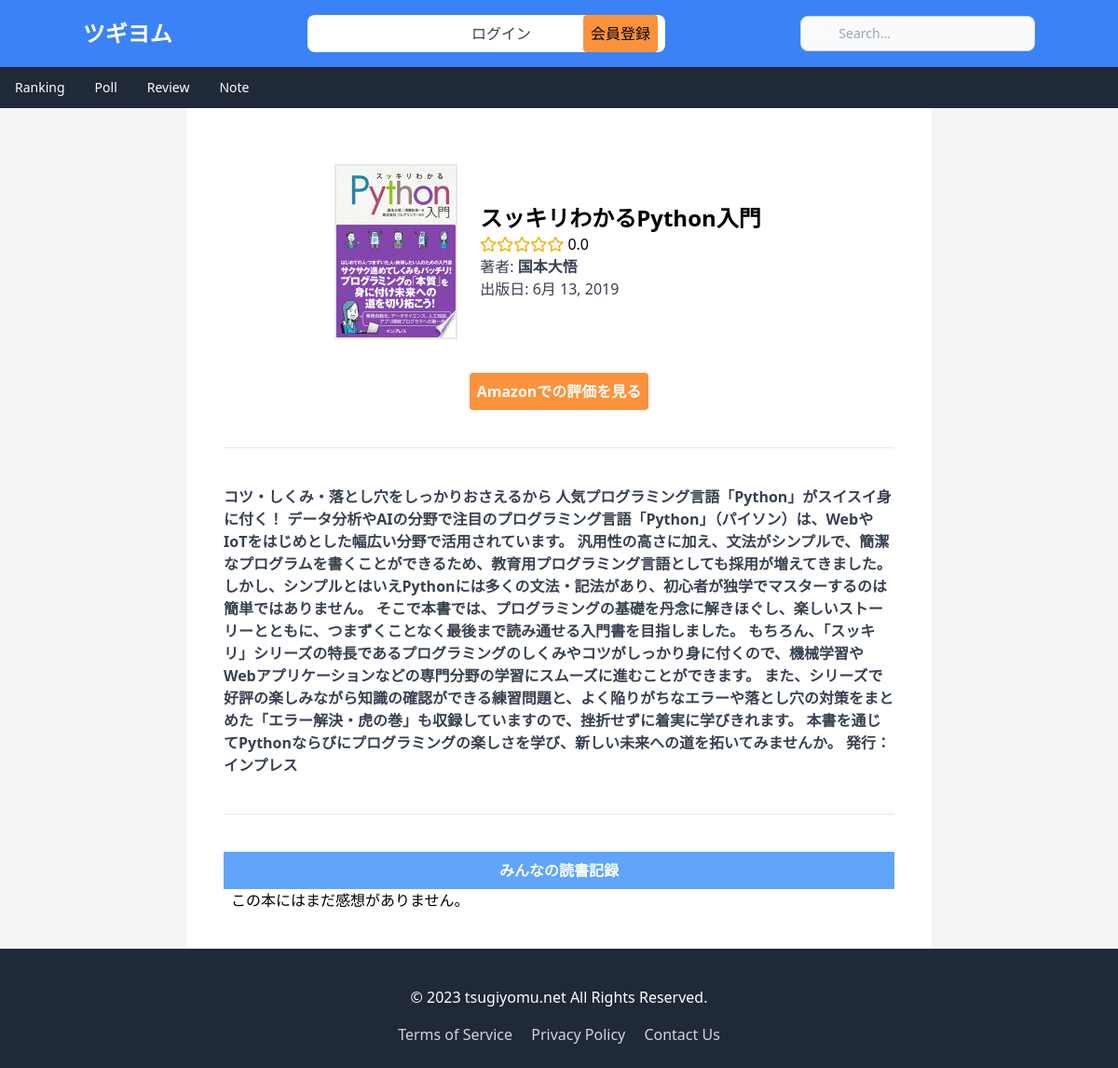
The app's page /book/BM8DTg8FOrz5NCn9xPLzfq/ with its own data.
### api/models.py (models this page shows, shortened)
class Book(models.Model):
    id =  models.CharField(default=create_id(22), primary_key=True, max_length=22, editable=False)
    isbn = models.CharField(max_length=13, unique=True)
    title = models.CharField(max_length=255)
    subTitle = models.CharField(max_length=255,default="")
    author = models.CharField(max_length=255,default="None")
    description = models.TextField(default="")
    published_at = models.DateField()
    image = models.ImageField(upload_to='books/images/')
    average_rating = models.FloatField(default=0.0, blank=True)
    review_count = models.IntegerField(default=0, blank=True)
    category = models.ForeignKey(Category, on_delete=models.SET_NULL, null=True,related_name="books")
    readers = models.ManyToManyField(User, through='UserBook', related_name='next_books')

### api/views/details.py (the view, shortened to what this page needs)
# urls.py: path('book/<str:pk>/', details.DetailsView.as_view(), name='book_detail'),
class DetailsView(View):
  def get(self,request,pk):
    book = get_object_or_404(Book, pk=pk)
    reviews = book.reviews.all().order_by('-created_at')
    user_has_reviewed = False
    exists_in_next_read = False
    if request.user.is_authenticated:
      exists_in_next_read = UserBook.objects.filter(user=self.request.user, book=book)
      account = AccountClass()
      user_has_reviewed = Review.objects.filter(book=book,user=account.get_profile(self.request.user))
    context = {
            'book': book,
            'reviews': reviews,
            'exists_in_next_read': exists_in_next_read,
            "user_has_reviewed":user_has_reviewed,
      }
    return render(request, "details_book.html", context)

### api/templatetags/amazon_links.py (called while the page is built)
@register.filter
def amazon_url(isbn):
    isbn_clean = isbn.replace('-', '')
    return f"https://www.amazon.co.jp/dp/{isbn13_to_isbn10(isbn_clean)}"

@register.filter
def isbn13_to_isbn10(isbn13):
    print("isbn:",isbn13)
    if not isbn13.startswith('978') or len(isbn13) != 13:
        raise ValueError("ISBN-13 must start with '978' and be 13 characters long.")
    isbn10_base = isbn13[3:-1]  # 最初の3文字を取り除き、チェックディジットを除外
    checksum = 0
    for i, char in enumerate(isbn10_base, start=1):  # ISBN-10のチェックサム計算
        checksum += i * int(char)
    checksum %= 11
    if checksum == 10:
        checksum = 'X'
    else:
        checksum = str(checksum)
    return isbn10_base + checksum

### api/templatetags/rating_stars.py (called while the page is built)
@register.filter(name='stars')
def star_ratings(value):
    if not isinstance(value, (int, float)):
        value = 0
    full_star_icon = '<i class="fas fa-star text-yellow-500"></i>'
    half_star_icon = '<i class="fas fa-star-half-alt text-yellow-500"></i>'
    empty_star_icon = '<i class="far fa-star text-yellow-500"></i>'
    full_stars = int(value)
    half_star = 1 if value - full_stars >= 0.5 else 0
    empty_stars = 5 - full_stars - half_star
    html = full_star_icon * full_stars
    html += half_star_icon * half_star
    html += empty_star_icon * empty_stars
    return mark_safe(html)

### api/templates/details_book.html (shortened to what this page needs)
{% extends 'base.html' %}
{% load amazon_links %}
{% load rating_stars %}
{% block content %}
  <div class="md:w-2/3 mx-2 md:mx-4 md:mx-auto flex-grow bg-white  p-2 md:p-10">
  <div class="w-full mb-4 flex py-5 ">
    <div class="w-full flex  justify-center items-center">
      {% if book.image %}
        <img class="object-cover border-2" src="{{ book.image.url }}" alt="{{ book.title }}">
      {% else %}
        <img class="w-36" src="https://images-na.ssl-images-amazon.com/images/P/{{  book.isbn|isbn13_to_isbn10 }}.TZZZZZZZ.jpg" alt="">
      {% endif %}
      <div class="p-2 mx-4">
        <h2 class="font-bold text-sm md:text-2xl book-title">{{ book.title }}</h2>
        <p>{{ book.average_rating|stars }} {{book.average_rating|floatformat:1}}</p>
        <div class="">
          <p class="text-gray-700 text-base ">著者: <span class="font-bold">{{book.author}}</span></p>
          <p class="text-gray-700 text-base ">出版日: {{book.published_at}}</p>
        </div>
      </div>
    </div>
  </div>
  <div class='flex justify-center items-center'>
    <a class='p-2 bg-orange-400 text-white rounded font-bold mx-2 text-sm md:text-base' href="{{ book.isbn|amazon_url }}" target="_blank" rel="noopener noreferrer">Amazonでの評価を見る</a>
  </div>
  <hr class="my-10">
  <p class="text-gray-700 text-base md:font-bold">{{ book.description}}</p>
  <hr class="my-10">
  <h1 class="bg-blue-400 text-white  font-bold p-2 text-center">みんなの読書記録</h1>
<div class="mx-2" id="reviews">
  {% for review in reviews %}
    <div id="{{review.id}}" class="review">
      <hr class="py-2">
      <p> {{ review.user.name }}</p>
      <p>{{ review.content }}</p>
      <p>評価: {{ review.rating|stars }} {{review.rating}}</p>
    </div>
  {% empty %}
    <p>この本にはまだ感想がありません。</p>
  {% endfor %}
</div>
</div>
{% endblock %}

### api/templates/details_book.html (style rules this page uses)
.book-title { text-wrap:balance; word-break: auto-phrase; }

### records on screen
Book: image (picture), title "スッキリわかるPython入門", average_rating "0.0", author "国本大悟", published_at "6月 13, 2019", description "コツ・しくみ・落とし穴をしっかりおさえるから 人気プログラミング言語「Python」がスイスイ身に付く！ データ分析やAIの分野で注目のプログラミング言語「Python」（パイソン）は、WebやIoTをはじめとした幅広い分野で活用されています。 汎用性の高さに加え、文法がシンプルで、簡潔なプログラムを書くことができるため、教育用プログラミング言語としても採用が増えてきました。 しかし、シンプルとはいえPythonには多くの文法・記法があり、初心者が独学でマスターするのは簡単ではありません。 そこで本書では、プログラミングの基礎を丹念に解きほぐし、楽しいストーリーとともに、つまずくことなく最後まで読み通せる入門書を目指しました。 もちろん、「スッキリ」シリーズの特長であるプログラミングのしくみやコツがしっかり身に付くので、機械学習やWebアプリケーションなどの専門分野の学習にスムーズに進むことができます。 また、シリーズで好評の楽しみながら知識の確認ができる練習問題と、よく陥りがちなエラーや落とし穴の対策をまとめた「エラー解決・虎の巻」も収録していますので、挫折せずに着実に学びきれます。 本書を通じてPythonならびにプログラミングの楽しさを学び、新しい未来への道を拓いてみませんか。 発行：インプレス"
